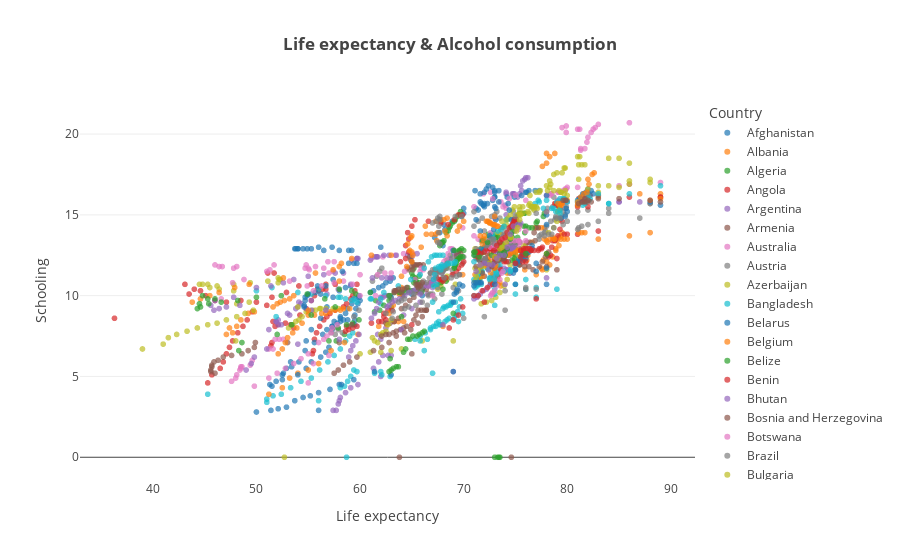

The code cell stored with this chart in its notebook:
### Markdown cell above
Висновки: 
тривалість навчання різко позитивно корелює з тривалістю життя ( = 0.8)

### Code cell
px.scatter(dat,y='Schooling',x='Life expectancy ',template='xgridoff',color='Country',opacity=0.7, title='<b>Life expectancy & Alcohol consumption')
